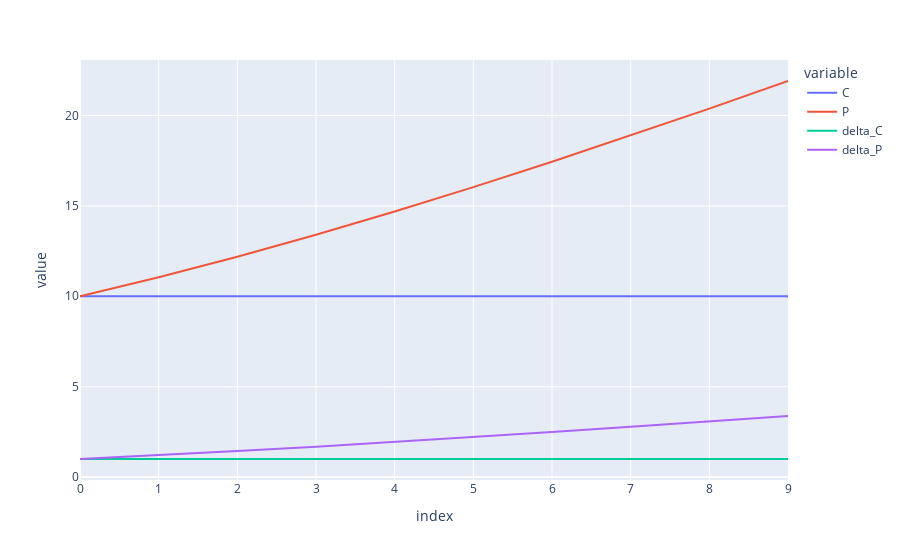

The notebook cell saved with this chart:
### Code cell
exclude = ['t', 'I']
jars_results.loc[:, jars_results.columns.difference(exclude)].plot().show()

### Figure 1 — Plotly figure (JSON) as saved in the notebook; plotly's stock layout.template omitted (floating-point values rounded to 4 significant figures)
{"data": [{"hovertemplate": "variable=C<br>index=%{x}<br>value=%{y}<extra></extra>", "legendgroup": "C", "line": {"color": "#636efa", "dash": "solid"}, "mode": "lines", "name": "C", "orientation": "v", "showlegend": true, "type": "scatter", "x": [0, 1, 2, 3, 4, 5, 6, 7, 8, 9], "xaxis": "x", "y": [10, 10, 10, 10, 10, 10, 10, 10, 10, 10], "yaxis": "y"}, {"hovertemplate": "variable=P<br>index=%{x}<br>value=%{y}<extra></extra>", "legendgroup": "P", "line": {"color": "#EF553B", "dash": "solid"}, "mode": "lines", "name": "P", "orientation": "v", "showlegend": true, "type": "scatter", "x": [0, 1, 2, 3, 4, 5, 6, 7, 8, 9], "xaxis": "x", "y": [10, 11.05, 12.19, 13.4, 14.69, 16.04, 17.44, 18.89, 20.38, 21.91], "yaxis": "y"}, {"hovertemplate": "variable=delta_C<br>index=%{x}<br>value=%{y}<extra></extra>", "legendgroup": "delta_C", "line": {"color": "#00cc96", "dash": "solid"}, "mode": "lines", "name": "delta_C", "orientation": "v", "showlegend": true, "type": "scatter", "x": [0, 1, 2, 3, 4, 5, 6, 7, 8, 9], "xaxis": "x", "y": [1, 1, 1, 1, 1, 1, 1, 1, 1, 1], "yaxis": "y"}, {"hovertemplate": "variable=delta_P<br>index=%{x}<br>value=%{y}<extra></extra>", "legendgroup": "delta_P", "line": {"color": "#ab63fa", "dash": "solid"}, "mode": "lines", "name": "delta_P", "orientation": "v", "showlegend": true, "type": "scatter", "x": [0, 1, 2, 3, 4, 5, 6, 7, 8, 9], "xaxis": "x", "y": [1, 1.21, 1.437, 1.681, 1.938, 2.208, 2.488, 2.778, 3.076, 3.382], "yaxis": "y"}], "layout": {"legend": {"title": {"text": "variable"}, "tracegroupgap": 0}, "margin": {"t": 60}, "xaxis": {"anchor": "y", "domain": [0, 1], "title": {"text": "index"}}, "yaxis": {"anchor": "x", "domain": [0, 1], "title": {"text": "value"}}}}
